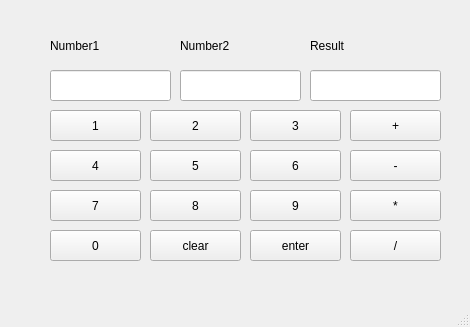
<?xml version="1.0" encoding="UTF-8"?>
<ui version="4.0">
 <class>MainWindow</class>
 <widget class="QMainWindow" name="MainWindow">
  <property name="geometry">
   <rect>
    <x>0</x>
    <y>0</y>
    <width>470</width>
    <height>327</height>
   </rect>
  </property>
  <property name="windowTitle">
   <string>MainWindow</string>
  </property>
  <widget class="QWidget" name="centralwidget">
   <widget class="QLabel" name="label">
    <property name="geometry">
     <rect>
      <x>50</x>
      <y>30</y>
      <width>121</width>
      <height>31</height>
     </rect>
    </property>
    <property name="text">
     <string>Number1</string>
    </property>
   </widget>
   <widget class="QLabel" name="label_2">
    <property name="geometry">
     <rect>
      <x>180</x>
      <y>30</y>
      <width>121</width>
      <height>31</height>
     </rect>
    </property>
    <property name="text">
     <string>Number2</string>
    </property>
   </widget>
   <widget class="QLabel" name="label_3">
    <property name="geometry">
     <rect>
      <x>310</x>
      <y>30</y>
      <width>121</width>
      <height>31</height>
     </rect>
    </property>
    <property name="text">
     <string>Result</string>
    </property>
   </widget>
   <widget class="QPushButton" name="N1">
    <property name="geometry">
     <rect>
      <x>50</x>
      <y>110</y>
      <width>91</width>
      <height>31</height>
     </rect>
    </property>
    <property name="text">
     <string>1</string>
    </property>
   </widget>
   <widget class="QLineEdit" name="Num1">
    <property name="geometry">
     <rect>
      <x>50</x>
      <y>70</y>
      <width>121</width>
      <height>31</height>
     </rect>
    </property>
   </widget>
   <widget class="QLineEdit" name="Num2">
    <property name="geometry">
     <rect>
      <x>180</x>
      <y>70</y>
      <width>121</width>
      <height>31</height>
     </rect>
    </property>
   </widget>
   <widget class="QLineEdit" name="Result">
    <property name="geometry">
     <rect>
      <x>310</x>
      <y>70</y>
      <width>131</width>
      <height>31</height>
     </rect>
    </property>
   </widget>
   <widget class="QPushButton" name="N2">
    <property name="geometry">
     <rect>
      <x>150</x>
      <y>110</y>
      <width>91</width>
      <height>31</height>
     </rect>
    </property>
    <property name="text">
     <string>2</string>
    </property>
   </widget>
   <widget class="QPushButton" name="N3">
    <property name="geometry">
     <rect>
      <x>250</x>
      <y>110</y>
      <width>91</width>
      <height>31</height>
     </rect>
    </property>
    <property name="text">
     <string>3</string>
    </property>
   </widget>
   <widget class="QPushButton" name="add">
    <property name="geometry">
     <rect>
      <x>350</x>
      <y>110</y>
      <width>91</width>
      <height>31</height>
     </rect>
    </property>
    <property name="text">
     <string>+</string>
    </property>
   </widget>
   <widget class="QPushButton" name="N6">
    <property name="geometry">
     <rect>
      <x>250</x>
      <y>150</y>
      <width>91</width>
      <height>31</height>
     </rect>
    </property>
    <property name="text">
     <string>6</string>
    </property>
   </widget>
   <widget class="QPushButton" name="N5">
    <property name="geometry">
     <rect>
      <x>150</x>
      <y>150</y>
      <width>91</width>
      <height>31</height>
     </rect>
    </property>
    <property name="text">
     <string>5</string>
    </property>
   </widget>
   <widget class="QPushButton" name="N4">
    <property name="geometry">
     <rect>
      <x>50</x>
      <y>150</y>
      <width>91</width>
      <height>31</height>
     </rect>
    </property>
    <property name="text">
     <string>4</string>
    </property>
   </widget>
   <widget class="QPushButton" name="sub">
    <property name="geometry">
     <rect>
      <x>350</x>
      <y>150</y>
      <width>91</width>
      <height>31</height>
     </rect>
    </property>
    <property name="text">
     <string>-</string>
    </property>
   </widget>
   <widget class="QPushButton" name="N9">
    <property name="geometry">
     <rect>
      <x>250</x>
      <y>190</y>
      <width>91</width>
      <height>31</height>
     </rect>
    </property>
    <property name="text">
     <string>9</string>
    </property>
   </widget>
   <widget class="QPushButton" name="N8">
    <property name="geometry">
     <rect>
      <x>150</x>
      <y>190</y>
      <width>91</width>
      <height>31</height>
     </rect>
    </property>
    <property name="text">
     <string>8</string>
    </property>
   </widget>
   <widget class="QPushButton" name="N7">
    <property name="geometry">
     <rect>
      <x>50</x>
      <y>190</y>
      <width>91</width>
      <height>31</height>
     </rect>
    </property>
    <property name="text">
     <string>7</string>
    </property>
   </widget>
   <widget class="QPushButton" name="mul">
    <property name="geometry">
     <rect>
      <x>350</x>
      <y>190</y>
      <width>91</width>
      <height>31</height>
     </rect>
    </property>
    <property name="text">
     <string>*</string>
    </property>
   </widget>
   <widget class="QPushButton" name="enter">
    <property name="geometry">
     <rect>
      <x>250</x>
      <y>230</y>
      <width>91</width>
      <height>31</height>
     </rect>
    </property>
    <property name="text">
     <string>enter</string>
    </property>
   </widget>
   <widget class="QPushButton" name="clear">
    <property name="geometry">
     <rect>
      <x>150</x>
      <y>230</y>
      <width>91</width>
      <height>31</height>
     </rect>
    </property>
    <property name="text">
     <string>clear</string>
    </property>
   </widget>
   <widget class="QPushButton" name="N0">
    <property name="geometry">
     <rect>
      <x>50</x>
      <y>230</y>
      <width>91</width>
      <height>31</height>
     </rect>
    </property>
    <property name="text">
     <string>0</string>
    </property>
   </widget>
   <widget class="QPushButton" name="div">
    <property name="geometry">
     <rect>
      <x>350</x>
      <y>230</y>
      <width>91</width>
      <height>31</height>
     </rect>
    </property>
    <property name="text">
     <string>/</string>
    </property>
   </widget>
  </widget>
  <widget class="QMenuBar" name="menubar">
   <property name="geometry">
    <rect>
     <x>0</x>
     <y>0</y>
     <width>470</width>
     <height>21</height>
    </rect>
   </property>
  </widget>
  <widget class="QStatusBar" name="statusbar"/>
 </widget>
 <resources/>
 <connections/>
</ui>
